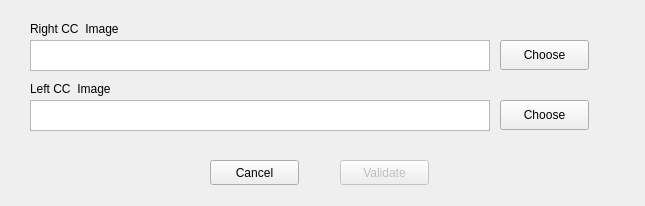
<?xml version="1.0" encoding="UTF-8"?>
<ui version="4.0">
 <class>Form</class>
 <widget class="QWidget" name="Form">
  <property name="geometry">
   <rect>
    <x>0</x>
    <y>0</y>
    <width>645</width>
    <height>206</height>
   </rect>
  </property>
  <property name="windowTitle">
   <string>Form</string>
  </property>
  <widget class="QPushButton" name="RightImport">
   <property name="geometry">
    <rect>
     <x>500</x>
     <y>40</y>
     <width>89</width>
     <height>30</height>
    </rect>
   </property>
   <property name="text">
    <string>Choose</string>
   </property>
  </widget>
  <widget class="QPushButton" name="ValidateVar">
   <property name="enabled">
    <bool>false</bool>
   </property>
   <property name="geometry">
    <rect>
     <x>340</x>
     <y>160</y>
     <width>89</width>
     <height>25</height>
    </rect>
   </property>
   <property name="text">
    <string>Validate</string>
   </property>
  </widget>
  <widget class="QTextBrowser" name="RightPathPreview">
   <property name="geometry">
    <rect>
     <x>30</x>
     <y>40</y>
     <width>460</width>
     <height>31</height>
    </rect>
   </property>
   <property name="html">
    <string>&lt;!DOCTYPE HTML PUBLIC &quot;-//W3C//DTD HTML 4.0//EN&quot; &quot;http://www.w3.org/TR/REC-html40/strict.dtd&quot;&gt;
&lt;html&gt;&lt;head&gt;&lt;meta name=&quot;qrichtext&quot; content=&quot;1&quot; /&gt;&lt;style type=&quot;text/css&quot;&gt;
p, li { white-space: pre-wrap; }
&lt;/style&gt;&lt;/head&gt;&lt;body style=&quot; font-family:'Ubuntu'; font-size:11pt; font-weight:400; font-style:normal;&quot;&gt;
&lt;p style=&quot;-qt-paragraph-type:empty; margin-top:0px; margin-bottom:0px; margin-left:0px; margin-right:0px; -qt-block-indent:0; text-indent:0px;&quot;&gt;&lt;br /&gt;&lt;/p&gt;&lt;/body&gt;&lt;/html&gt;</string>
   </property>
  </widget>
  <widget class="QLabel" name="label">
   <property name="geometry">
    <rect>
     <x>30</x>
     <y>20</y>
     <width>201</width>
     <height>17</height>
    </rect>
   </property>
   <property name="text">
    <string>Right CC  Image</string>
   </property>
  </widget>
  <widget class="QPushButton" name="LeftImport">
   <property name="geometry">
    <rect>
     <x>500</x>
     <y>100</y>
     <width>89</width>
     <height>30</height>
    </rect>
   </property>
   <property name="text">
    <string>Choose</string>
   </property>
  </widget>
  <widget class="QLabel" name="label_2">
   <property name="geometry">
    <rect>
     <x>30</x>
     <y>80</y>
     <width>201</width>
     <height>17</height>
    </rect>
   </property>
   <property name="text">
    <string>Left CC  Image</string>
   </property>
  </widget>
  <widget class="QTextBrowser" name="LeftPathPreview">
   <property name="geometry">
    <rect>
     <x>30</x>
     <y>100</y>
     <width>460</width>
     <height>31</height>
    </rect>
   </property>
  </widget>
  <widget class="QPushButton" name="CancelVar">
   <property name="geometry">
    <rect>
     <x>210</x>
     <y>160</y>
     <width>89</width>
     <height>25</height>
    </rect>
   </property>
   <property name="text">
    <string>Cancel</string>
   </property>
  </widget>
 </widget>
 <resources/>
 <connections/>
</ui>
